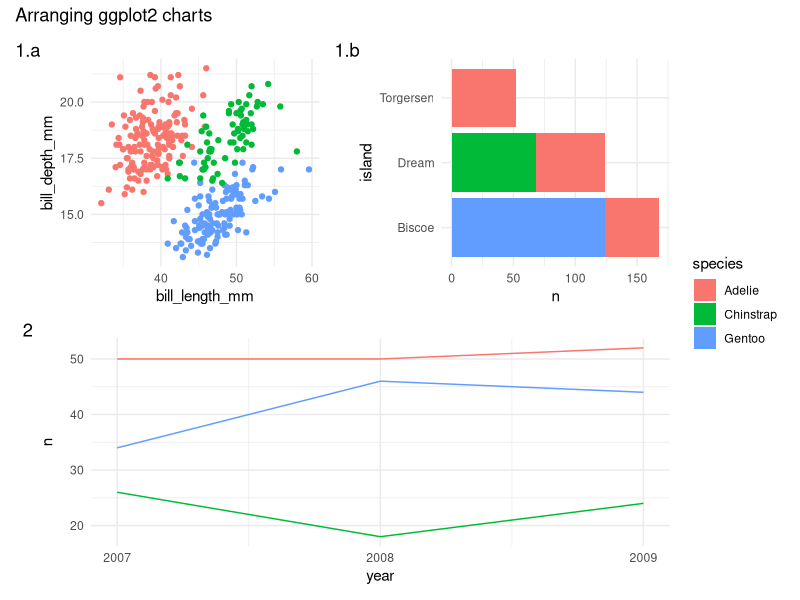
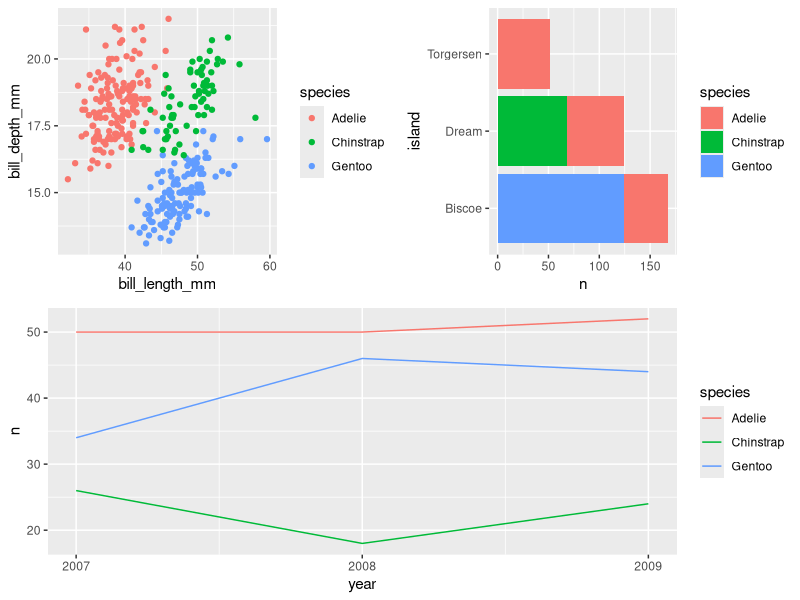
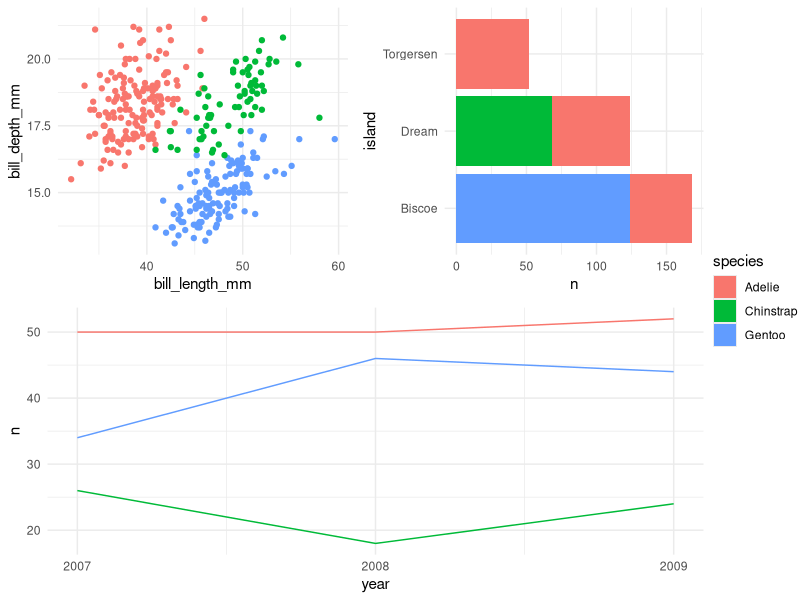
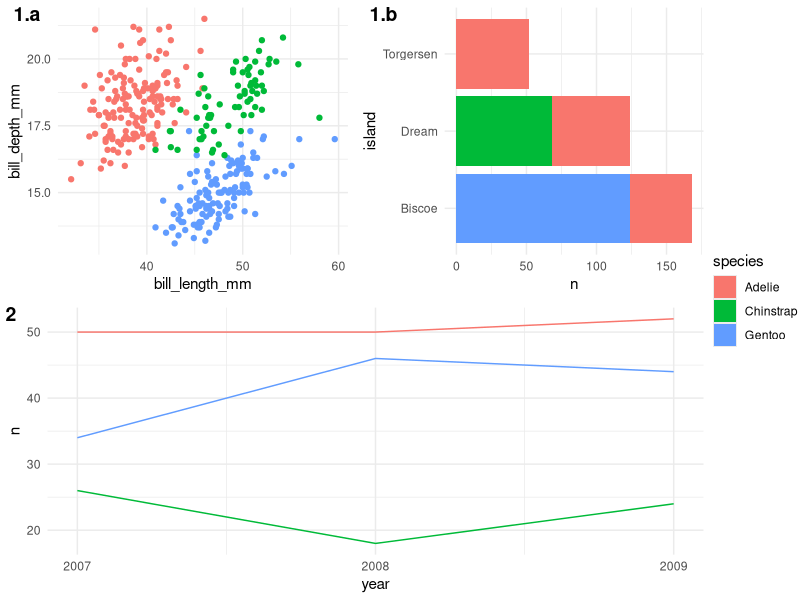
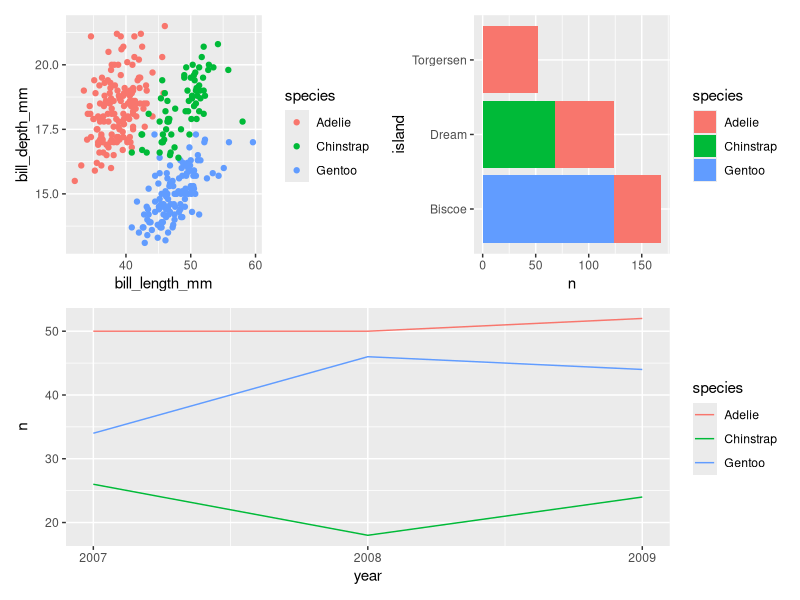
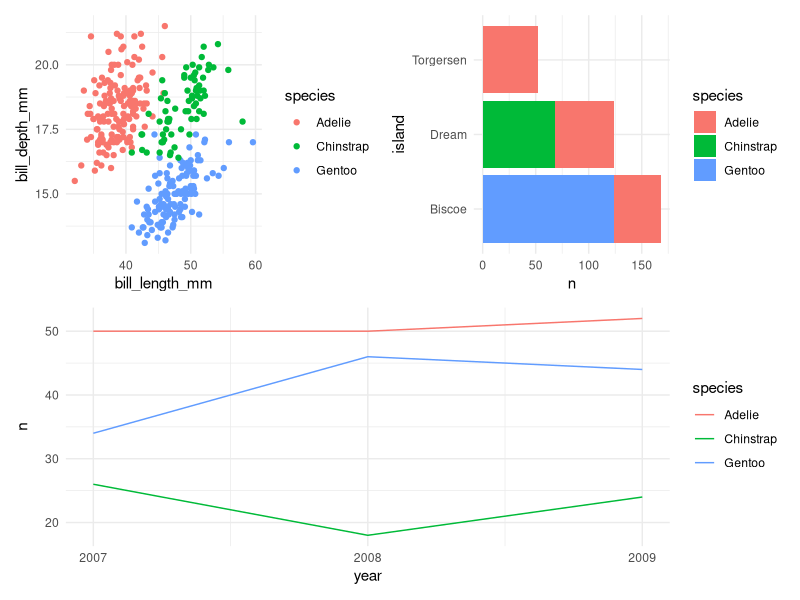
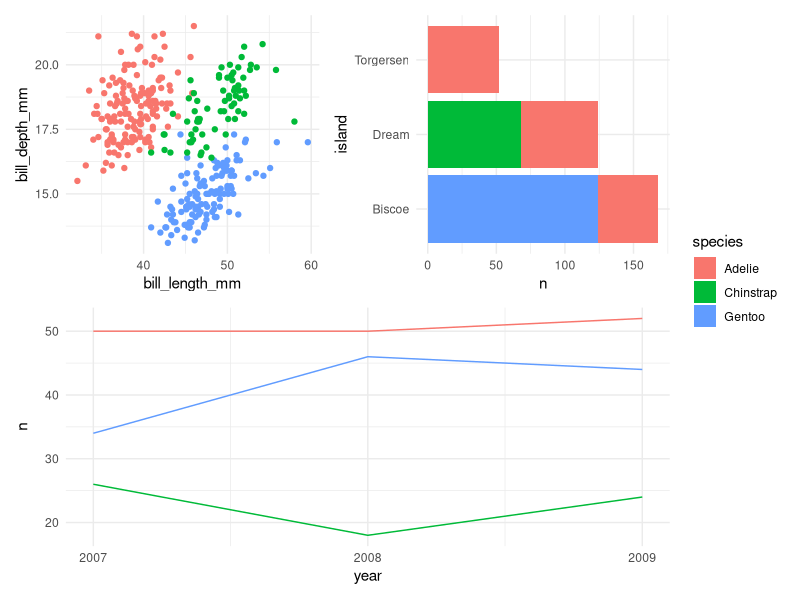
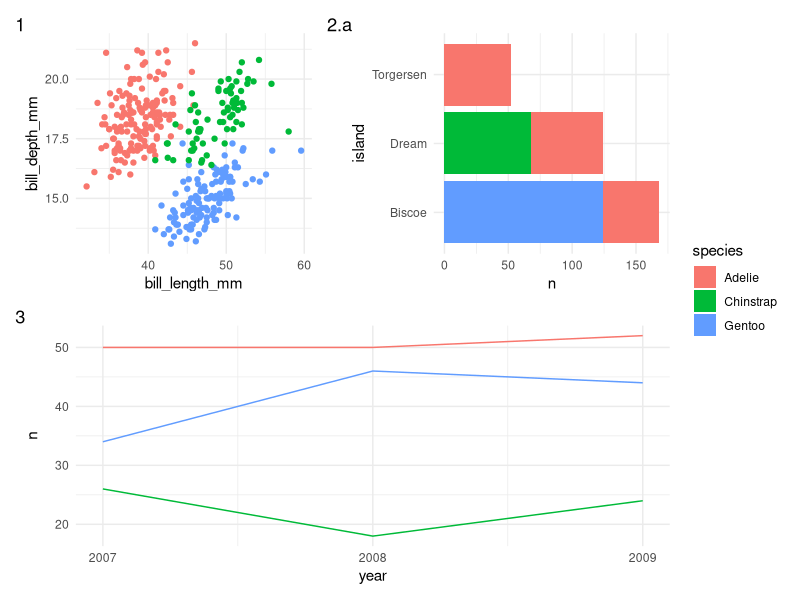

Reproduce these figures in R, in order.
## ---- chunk 1
knitr::opts_chunk$set(
	echo = TRUE,
	message = FALSE,
	warning = FALSE
)
library(tidyverse)
library(patchwork)
library(cowplot)
library(palmerpenguins)
## ---- chunk 2
gg_penguin_scatter <- penguins %>% 
  ggplot(aes(x = bill_length_mm,
             y = bill_depth_mm,
             color = species)) +
  geom_point()

gg_penguin_bar_chart <- penguins %>% 
  count(island, species) %>% 
  ggplot(aes(x = n,
             y = island,
             fill = species)) +
  geom_col()

gg_penguins_timeline <- penguins %>% 
  count(year, species) %>% 
  ggplot(aes(x = year,
             y = n,
             color = species)) +
  geom_line() +
  scale_x_continuous(n.breaks = 3)
## ---- chunk 3
ptchw_chart <- ( ( gg_penguin_scatter | gg_penguin_bar_chart ) + plot_layout(tag_level = 'new') ) / gg_penguins_timeline + plot_layout(guides = 'collect') 

ptchw_chart &
  guides(color = guide_none()) &
  plot_annotation(tag_levels = c('1', 'a'), tag_sep = ".") &
  plot_annotation(title = "Arranging ggplot2 charts") &
  theme_minimal()
## ---- chunk 4
plot_grid(plot_grid(gg_penguin_scatter, gg_penguin_bar_chart),
          plot_grid(gg_penguins_timeline),
          nrow = 2)
## ---- chunk 5
cwp_legend <- get_legend(gg_penguin_bar_chart)

cwp_collected <-
  plot_grid(
    plot_grid(
      gg_penguin_scatter + theme_minimal() + theme(legend.position = "none"),
      gg_penguin_bar_chart + theme_minimal() + theme(legend.position = "none")
    ),
    plot_grid(gg_penguins_timeline + theme_minimal() + theme(legend.position = "none")),
    nrow = 2
  )

plot_grid(
  cwp_collected,
  cwp_legend,
  ncol = 2,
  rel_widths = c(8, 1)
)
## ---- chunk 6
cwp_labelled <-
  plot_grid(
    plot_grid(
      gg_penguin_scatter + theme_minimal() + theme(legend.position = "none"),
      gg_penguin_bar_chart + theme_minimal() + theme(legend.position = "none"),
      labels = c("1.a", "1.b")
    ),
    plot_grid(gg_penguins_timeline + theme_minimal() + theme(legend.position = "none"),
              labels = "2"),
    nrow = 2
  )

plot_grid(
  cwp_labelled,
  cwp_legend,
  ncol = 2,
  rel_widths = c(8, 1)
)
## ---- chunk 7
(gg_penguin_scatter + gg_penguin_bar_chart ) / gg_penguins_timeline
## ---- chunk 8
ptwc_basic <- (gg_penguin_scatter + gg_penguin_bar_chart ) / gg_penguins_timeline

ptwc_basic & theme_minimal()
## ---- chunk 9
ptchw_collected <- ( gg_penguin_scatter | gg_penguin_bar_chart ) / gg_penguins_timeline + plot_layout(guides = "collect")

ptchw_collected &
  guides(color = guide_none()) &
  theme_minimal()
## ---- chunk 10
ptchw_auto_tagging <- ( gg_penguin_scatter | gg_penguin_bar_chart + plot_layout(tag_level = 'new') ) / gg_penguins_timeline + plot_layout(guides = "collect")

ptchw_auto_tagging &
  guides(color = guide_none()) &
  plot_annotation(tag_levels = c('1', 'a'), tag_sep = ".") &
  theme_minimal()
## ---- chunk 11
ptchw_manual_tagging <- ( gg_penguin_scatter + labs(tag = "scatter") | gg_penguin_bar_chart + labs(tag = "bar") ) / gg_penguins_timeline + labs(tag = "line") + plot_layout(guides = "collect")


ptchw_manual_tagging &
  guides(color = guide_none()) &
  theme_minimal()
